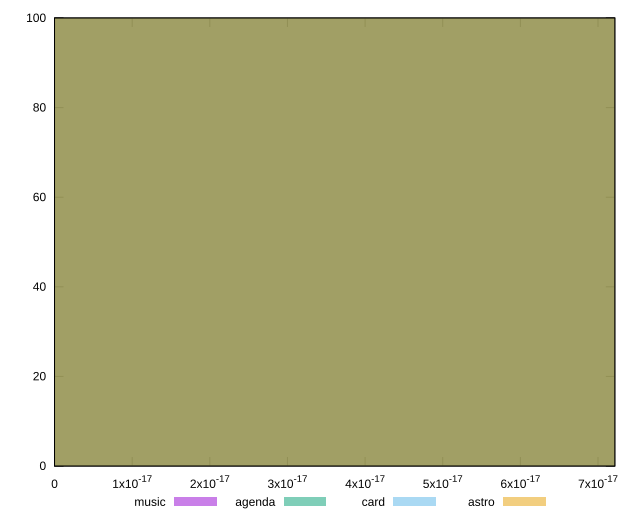

Reproduce this figure in gnuplot.
reset

$music <<EOF
0 100
EOF

$agenda <<EOF
0 100
EOF

$card <<EOF
0 100
EOF

$astro <<EOF
0 100
EOF

set key outside below
set boxwidth 1e-12
set xrange [0:7.216449660063518e-17]
set yrange [0:100]
set trange [0:100]
set style fill transparent solid 0.5 noborder
set terminal svg size 640, 520 enhanced background rgb 'white'
set output "reports/report_00028_2021-02-24T12-49-42.674Z/meta/score-difference/comparison/histogram/all_raw.svg"

plot $music title "music" with boxes, \
     $agenda title "agenda" with boxes, \
     $card title "card" with boxes, \
     $astro title "astro" with boxes

reset
